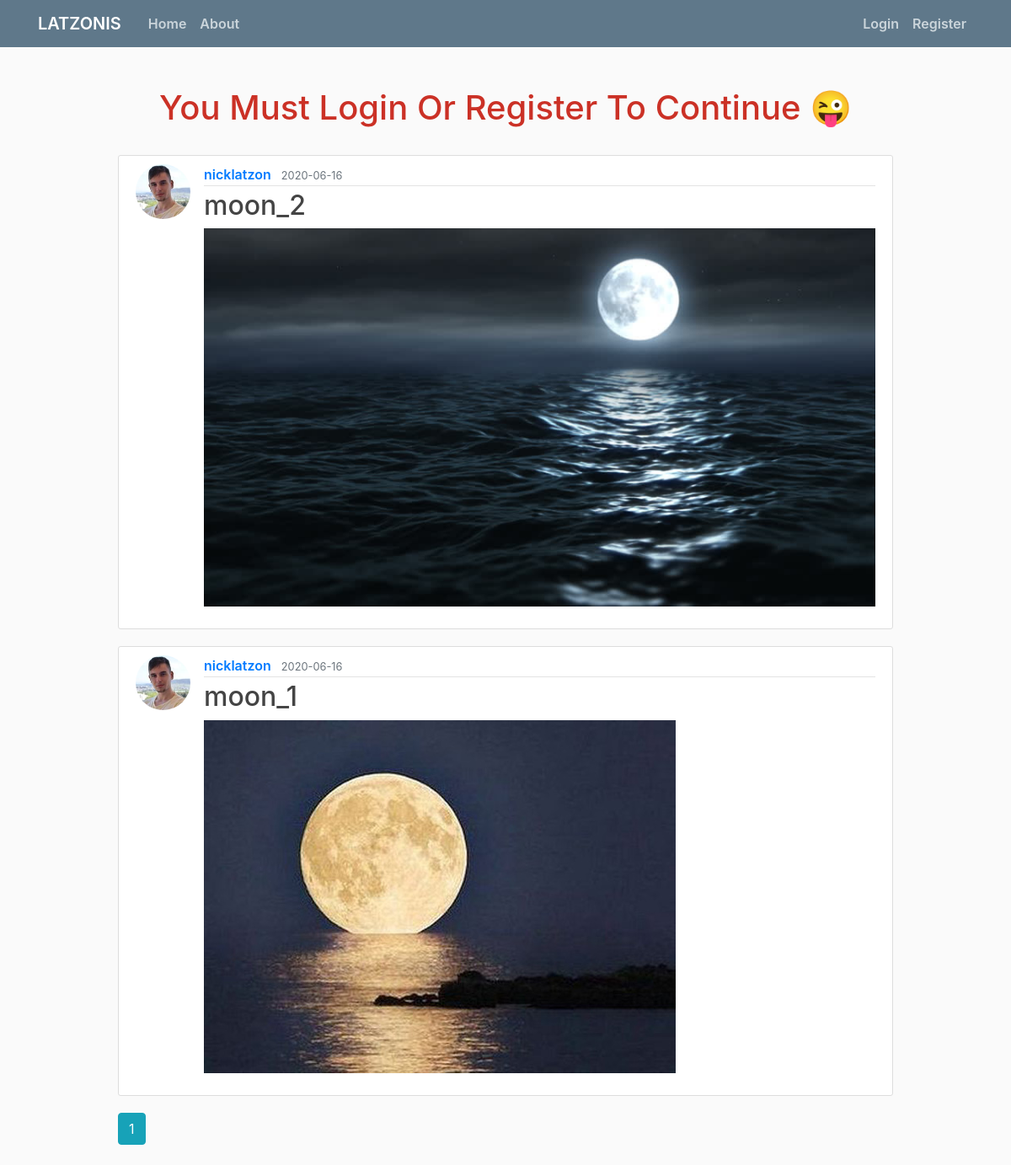
The page /home on the database its author committed.
### flaskblog/models.py (models this page shows, shortened)
class Post(db.Model):
    id = db.Column(db.Integer, primary_key=True)
    title = db.Column(db.String(100), nullable=False)
    date_posted = db.Column(db.DateTime, nullable=False, default=datetime.utcnow)
    picture = db.Column(db.String(20), nullable=False)
    user_id = db.Column(db.Integer, db.ForeignKey('user.id'), nullable=False)

class User(db.Model, UserMixin):
    id = db.Column(db.Integer, primary_key=True)
    username = db.Column(db.String(20), unique=True, nullable=False)
    email = db.Column(db.String(120), unique=True, nullable=False)
    image_file = db.Column(db.String(20), nullable=False, default='default.jpg')
    password = db.Column(db.String(60), nullable=False)
    posts = db.relationship('Post', backref='author', lazy=True)

### flaskblog/main/routes.py (the view)
@main.route("/")
@main.route("/home")
def home():
    page = request.args.get('page', 1, type=int)
    posts = Post.query.order_by(Post.date_posted.desc()).paginate(page=page, per_page=5)
    return render_template('home.html', posts=posts)

### flaskblog/templates/home.html
{% extends "layout.html" %}
{% block content %}
    {% if not current_user.is_authenticated %}
        <br><h1 style="text-align: center"><span>You Must Login Or Register To Continue &#128540;</span></h1><br>
    {% else %}
        <br><h1 style="text-align: center"><span>Welcome {{ current_user.username }} &#128578;</span></h1><br>
    {% endif %}
    {% for post in posts.items %}
        <article class="media content-section">
          <img class="rounded-circle article-img" src="{{ url_for('static', filename='profile_pics/' + post.author.image_file) }}">
          <div class="media-body">
            <div class="article-metadata">
              <a class="mr-2" href="{{ url_for('users.user_posts', username=post.author.username) }}">{{ post.author.username }}</a>
              <small class="text-muted">{{ post.date_posted.strftime('%Y-%m-%d') }}</small>
            </div>
            <h2><a class="article-title" href="{{ url_for('posts.post', post_id=post.id) }}">{{ post.title }}</a></h2>
            <figure class="figure">
                <img style="max-width: 800px" src="{{ url_for('static', filename='post_pics/' + post.picture) }}"  alt="Picture">
            </figure>
          </div>
        </article>
    {% endfor %}
    {% for page_num in posts.iter_pages(left_edge=1, right_edge=1, left_current=1, right_current=2) %}
      {% if page_num %}
        {% if posts.page == page_num %}
          <a class="btn btn-info mb-4" href="{{ url_for('main.home', page=page_num) }}">{{ page_num }}</a>
        {% else %}
          <a class="btn btn-outline-info mb-4" href="{{ url_for('main.home', page=page_num) }}">{{ page_num }}</a>
        {% endif %}
      {% else %}
        ...
      {% endif %}
    {% endfor %}
{% endblock content %}

### flaskblog/templates/layout.html (shortened to what this page needs)
<!DOCTYPE html>
<html>
<head>
    <link rel="stylesheet" href="https://maxcdn.bootstrapcdn.com/bootstrap/4.0.0/css/bootstrap.min.css">
    <link rel="stylesheet" type="text/css" href="{{ url_for('static', filename='main.css') }}">
</head>
<body>
    <header class="site-header">
      <nav class="navbar navbar-expand-md navbar-dark bg-steel fixed-top">
        <div class="container">
          <a class="navbar-brand mr-4" href="/">LATZONIS</a>
          <div class="collapse navbar-collapse" id="navbarToggle">
            <div class="navbar-nav mr-auto">
              <a class="nav-item nav-link" href="{{ url_for('main.home') }}">Home</a>
              <a class="nav-item nav-link" href="{{ url_for('main.about') }}">About</a>
            </div>
            <div class="navbar-nav">
              {% if current_user.is_authenticated %}
                <a class="nav-item nav-link" href="{{ url_for('users.user_posts', username=current_user.username) }}">My Posts</a>
                <a class="nav-item nav-link" href="{{ url_for('posts.new_post') }}">New Post</a>
                <a class="nav-item nav-link" href="{{ url_for('users.account') }}">Account</a>
                <a class="nav-item nav-link" href="{{ url_for('users.logout') }}">Logout</a>
              {% else %}
                <a class="nav-item nav-link" href="{{ url_for('users.login') }}">Login</a>
                <a class="nav-item nav-link" href="{{ url_for('users.register') }}">Register</a>
              {% endif %}
            </div>
          </div>
        </div>
      </nav>
    </header>
    <main role="main" class="container">
      <div class="row">
        <div class="col-md-10" style="margin-left: auto; margin-right: auto">
          {% block content %}{% endblock %}
        </div>
      </div>
    </main>
</body>
</html>

### flaskblog/static/main.css (style rules this page uses)
body { background: #fafafa; color: #333333; margin-top: 5rem; font-weight: 600; }
img { width:100%; max-width:600px; }
h2, h3, h4, h5, h6 { color: #444444; }
h1 span { position: relative; animation: move-text-color 5s forwards; bottom: -1em; opacity: 0; }
.bg-steel { background-color: #5f788a; }
.site-header .navbar-nav .nav-link { color: #cbd5db; }
.content-section { background: #ffffff; padding: 10px 20px; border: 1px solid #dddddd; border-radius: 3px; margin-bottom: 20px; }
.article-title { color: #444444; }
.article-img { height: 65px; width: 65px; margin-right: 16px; }
.article-metadata { padding-bottom: 1px; margin-bottom: 4px; border-bottom: 1px solid #e3e3e3 }

### rows shown on the page
Post: image_file (picture), author.username "nicklatzon", date_posted "2020-06-16", title "moon_2", picture (picture)
Post: image_file (picture), author.username "nicklatzon", date_posted "2020-06-16", title "moon_1", picture (picture)

### other values the page prints
{{ page_num }} "1"
